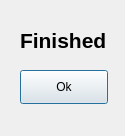
<?xml version="1.0" encoding="UTF-8"?>
<ui version="4.0">
 <class>Success</class>
 <widget class="QDialog" name="Success">
  <property name="geometry">
   <rect>
    <x>0</x>
    <y>0</y>
    <width>125</width>
    <height>136</height>
   </rect>
  </property>
  <property name="windowTitle">
   <string/>
  </property>
  <widget class="QLabel" name="label">
   <property name="geometry">
    <rect>
     <x>20</x>
     <y>20</y>
     <width>91</width>
     <height>41</height>
    </rect>
   </property>
   <property name="text">
    <string>&lt;html&gt;&lt;head/&gt;&lt;body&gt;&lt;p&gt;&lt;span style=&quot; font-size:16pt; font-weight:600;&quot;&gt;Finished&lt;/span&gt;&lt;/p&gt;&lt;/body&gt;&lt;/html&gt;</string>
   </property>
  </widget>
  <widget class="QPushButton" name="pushButton">
   <property name="geometry">
    <rect>
     <x>20</x>
     <y>70</y>
     <width>88</width>
     <height>34</height>
    </rect>
   </property>
   <property name="text">
    <string>Ok</string>
   </property>
  </widget>
 </widget>
 <resources/>
 <connections/>
</ui>
